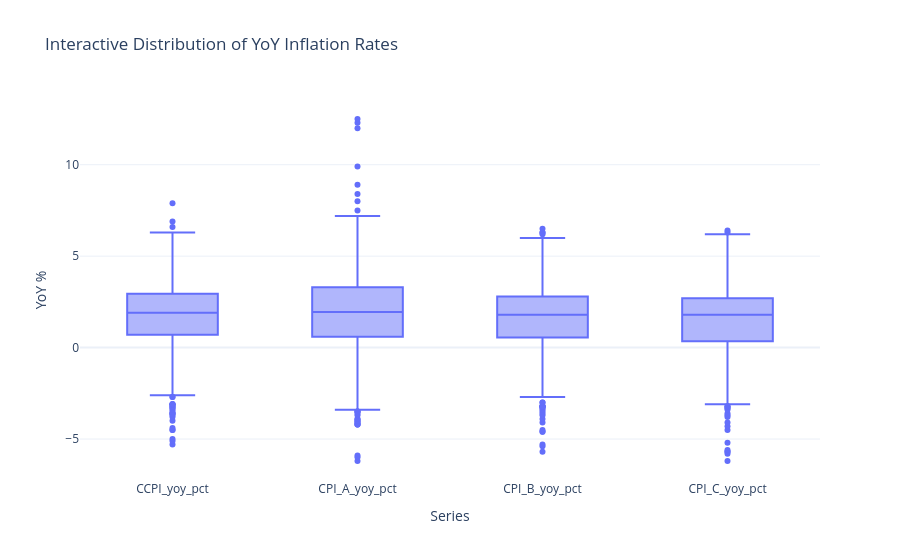

Notebook code cell kept with this figure:
### Code cell
# 5) Interactive distribution comparison of inflation measures
dist_df = monthly[["CCPI_yoy_pct", "CPI_A_yoy_pct", "CPI_B_yoy_pct", "CPI_C_yoy_pct"]].copy()
dist_long = dist_df.melt(var_name="Series", value_name="YoY_pct")

fig = px.box(
    dist_long,
    x="Series",
    y="YoY_pct",
    points="outliers",
    title="Interactive Distribution of YoY Inflation Rates",
)
fig.update_layout(template="plotly_white", yaxis_title="YoY %", dragmode="pan")
fig.show(config={"scrollZoom": True, "doubleClick": "reset+autosize"})

### Figure 1 — Plotly figure (JSON) as saved in the notebook; plotly's stock layout.template omitted (floating-point values rounded to 4 significant figures; data arrays with more than 128 entries replaced by an {"elided": "..."} marker saying what was removed)
{"data": [{"alignmentgroup": "True", "boxpoints": "outliers", "hovertemplate": "Series=%{x}<br>YoY_pct=%{y}<extra></extra>", "legendgroup": "", "marker": {"color": "#636efa"}, "name": "", "notched": false, "offsetgroup": "", "orientation": "v", "showlegend": false, "type": "box", "x": {"elided": "1248 str values"}, "x0": " ", "xaxis": "x", "y": {"elided": "1248 float values"}, "y0": " ", "yaxis": "y"}], "layout": {"boxmode": "group", "dragmode": "pan", "legend": {"tracegroupgap": 0}, "title": {"text": "Interactive Distribution of YoY Inflation Rates"}, "xaxis": {"anchor": "y", "domain": [0, 1], "title": {"text": "Series"}}, "yaxis": {"anchor": "x", "domain": [0, 1], "title": {"text": "YoY %"}}}}
